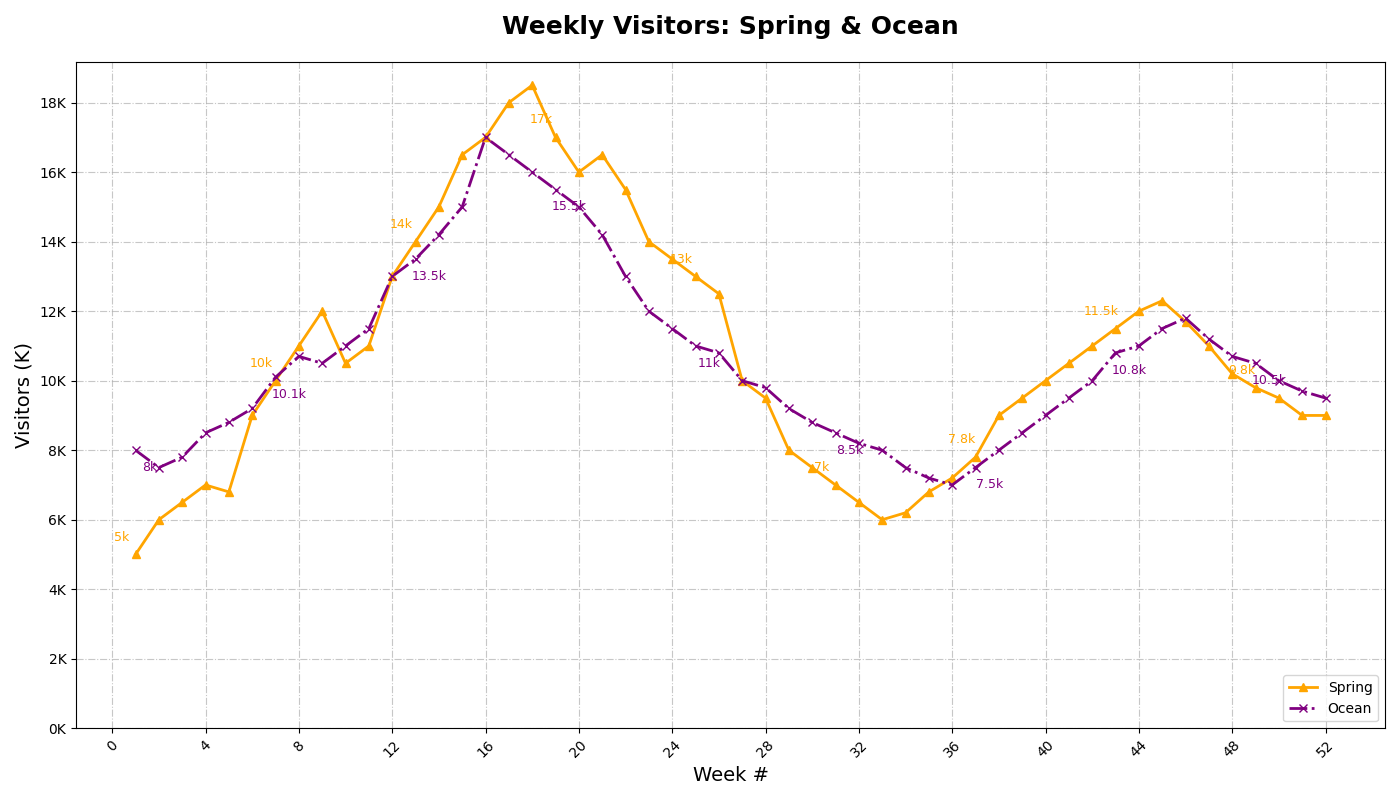

Here is the Python script that generated this plot:
import matplotlib.pyplot as plt
import numpy as np

weeks = np.arange(1, 53)

spring_park_visitors = [
    5, 6, 6.5, 7, 6.8, 9, 10, 11, 12, 10.5, 11, 13, 14, 15, 16.5,
    17, 18, 18.5, 17, 16, 16.5, 15.5, 14, 13.5, 13, 12.5, 10, 9.5,
    8, 7.5, 7, 6.5, 6, 6.2, 6.8, 7.2, 7.8, 9, 9.5, 10, 10.5, 11,
    11.5, 12, 12.3, 11.7, 11, 10.2, 9.8, 9.5, 9, 9
]

ocean_park_visitors = [
    8, 7.5, 7.8, 8.5, 8.8, 9.2, 10.1, 10.7, 10.5, 11, 11.5, 13, 13.5,
    14.2, 15, 17, 16.5, 16, 15.5, 15, 14.2, 13, 12, 11.5, 11, 10.8,
    10, 9.8, 9.2, 8.8, 8.5, 8.2, 8, 7.5, 7.2, 7, 7.5, 8, 8.5, 9,
    9.5, 10, 10.8, 11, 11.5, 11.8, 11.2, 10.7, 10.5, 10, 9.7, 9.5
]

fig, ax = plt.subplots(figsize=(14, 8))

ax.plot(weeks, spring_park_visitors, marker='^', color='orange', linestyle='-', label='Spring', linewidth=2)
ax.plot(weeks, ocean_park_visitors, marker='x', color='purple', linestyle='-.', label='Ocean', linewidth=2)

ax.set_title('Weekly Visitors: Spring & Ocean', fontsize=18, fontweight='bold', pad=20)
ax.set_xlabel('Week #', fontsize=14)
ax.set_ylabel('Visitors (K)', fontsize=14)

for i in range(0, len(weeks), 6):
    ax.annotate(f'{spring_park_visitors[i]}k', (weeks[i], spring_park_visitors[i]), textcoords="offset points", xytext=(-10,10), ha='center', fontsize=9, color='orange')
    ax.annotate(f'{ocean_park_visitors[i]}k', (weeks[i], ocean_park_visitors[i]), textcoords="offset points", xytext=(10,-15), ha='center', fontsize=9, color='purple')

ax.set_xticks(np.arange(0, 53, 4))
ax.set_xticklabels(np.arange(0, 53, 4), rotation=45)
ax.set_yticks(np.arange(0, 20, 2))
ax.set_yticklabels([f'{i}K' for i in range(0, 20, 2)])

ax.grid(True, linestyle='-.', alpha=0.7)

ax.legend(loc='lower right', fontsize=10)

plt.tight_layout()
plt.show()
